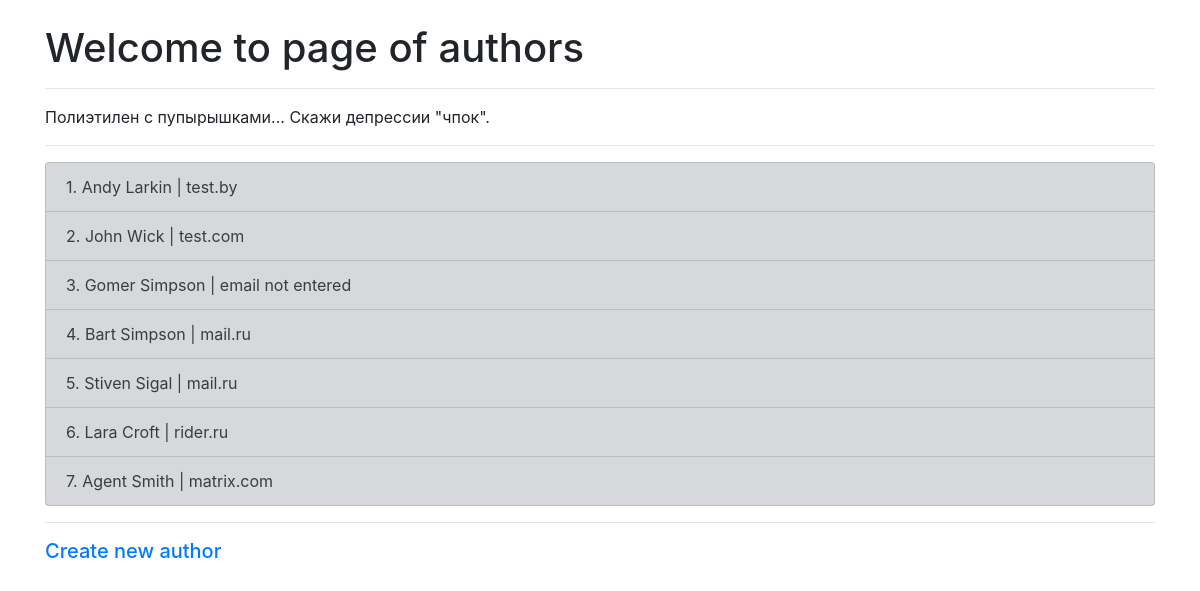
Screenshot of /authors/ with the database file from the repository.
### project/apps/authors/models.py (models this page shows)
class Author(models.Model):
    class Meta:
        verbose_name = 'Автор'
        verbose_name_plural = 'Авторы'
    LEVELS = (
        ('J', 'Junior'),
        ('M', 'Middle'),
        ('S', 'Senior'),
    )
    first_name = models.CharField(max_length=50)
    last_name = models.CharField(max_length=50)
    email = models.EmailField(null=True)
    level = models.CharField(max_length=1, choices=LEVELS)
    def __str__(self):
        return f'{self.first_name} {self.last_name}'

### project/apps/authors/views.py (the view)
# urls.py: path('', views.AuthorsIndex.as_view(), name='index'),
class AuthorsIndex(ListView):
    model = Author
    context_object_name = 'authors'
    template_name = 'authors/index.html'

### project/apps/authors/templatetags/email_domain.py (called while the page is built)
@register.filter(name='domain')
@stringfilter
def domain(email):
    if '@' not in email:
        return 'email not entered'
    return email.partition('@')[2]

### project/apps/authors/templatetags/random_joke.py (called while the page is built)
@register.simple_tag
def joke(index=None):
    if index is None or not isinstance(index, int) or index >= len(jokes):
        a_joke = choice(jokes)
    else:
        a_joke = jokes[index]
    return mark_safe(f'<p>{a_joke}</p>')

### project/templates/authors/index.html (shortened to what this page needs)
{% extends "authors/base.html" %}
{% load email_domain %}
{% load random_joke %}
{% block body %}
    <h1>Welcome to page of authors</h1>
    <hr>
        {% joke %}
    <hr>
    <div>
        <ul class="list-group">
          {% for author in authors %}
            <li class="list-group-item list-group-item-secondary">
                {{ author.id }}. {{ author }} | {{ author.email|domain }}
            </li>
          {% empty %}
            <h4>Soory, no authors!</h4>
          {% endfor %}
        </ul>
    </div>
    <hr>
    <a href="{% url 'authors:create' %}"><h5>Create new author</h5></a>
{% endblock %}

### project/templates/authors/base.html (shortened to what this page needs)
<!doctype html>
<html lang="en">
  <head>
    {% load static %}
    <link rel="stylesheet" href="{% static 'css/bootstrap.min.css' %}">
  </head>
  <body>
    <br>
    <div class="container">
      {% block body %}
      {% endblock %}
    </div>
  </body>
</html>

### rows the page displays
Author: id "1", first_name+last_name "Andy Larkin", email|domain "test.by"
Author: id "2", first_name+last_name "John Wick", email|domain "test.com"
Author: id "3", first_name+last_name "Gomer Simpson", email|domain "email not entered"
Author: id "4", first_name+last_name "Bart Simpson", email|domain "mail.ru"
Author: id "5", first_name+last_name "Stiven Sigal", email|domain "mail.ru"
Author: id "6", first_name+last_name "Lara Croft", email|domain "rider.ru"
Author: id "7", first_name+last_name "Agent Smith", email|domain "matrix.com"
